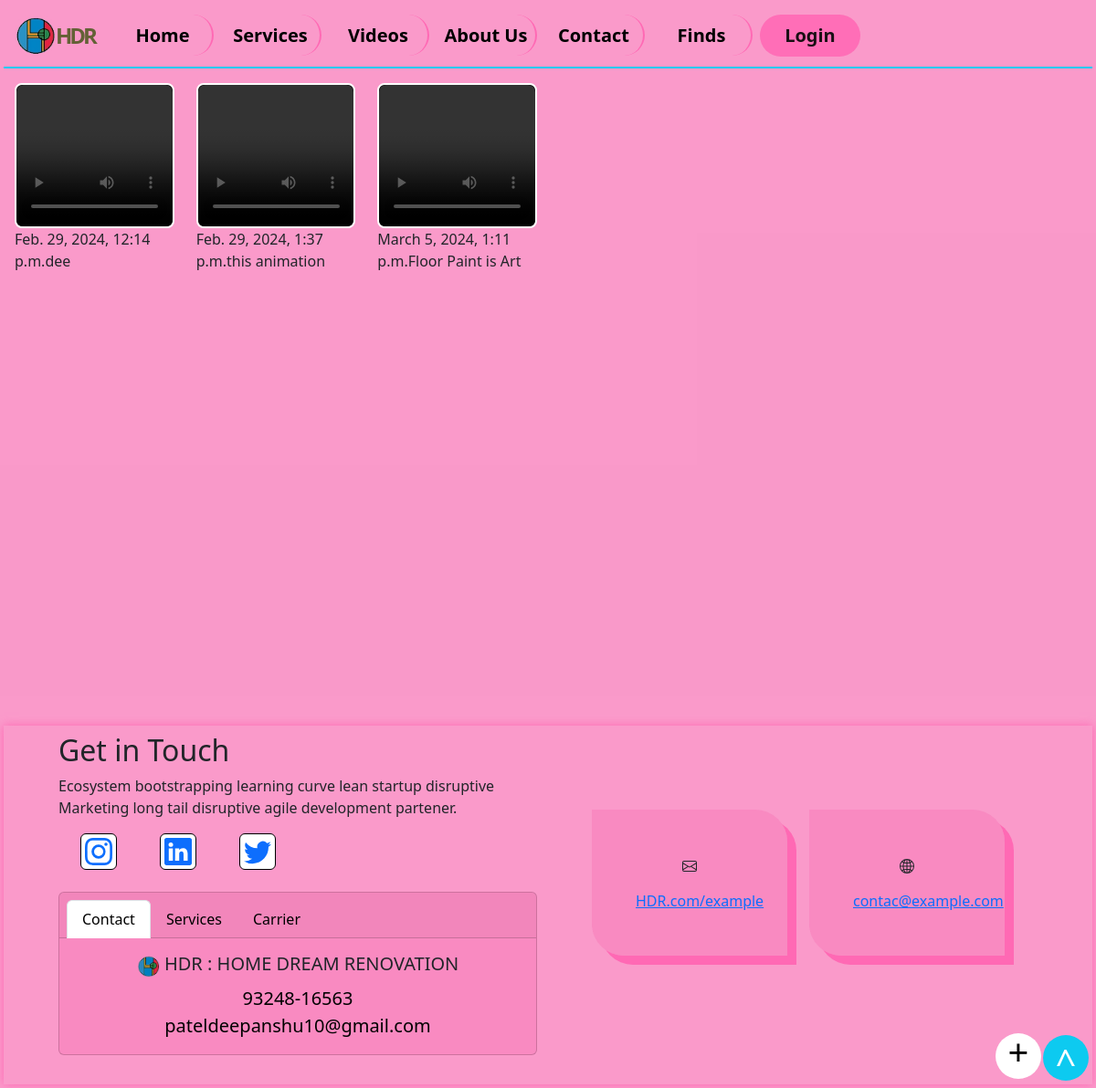
Before: /video/ with the older database file.
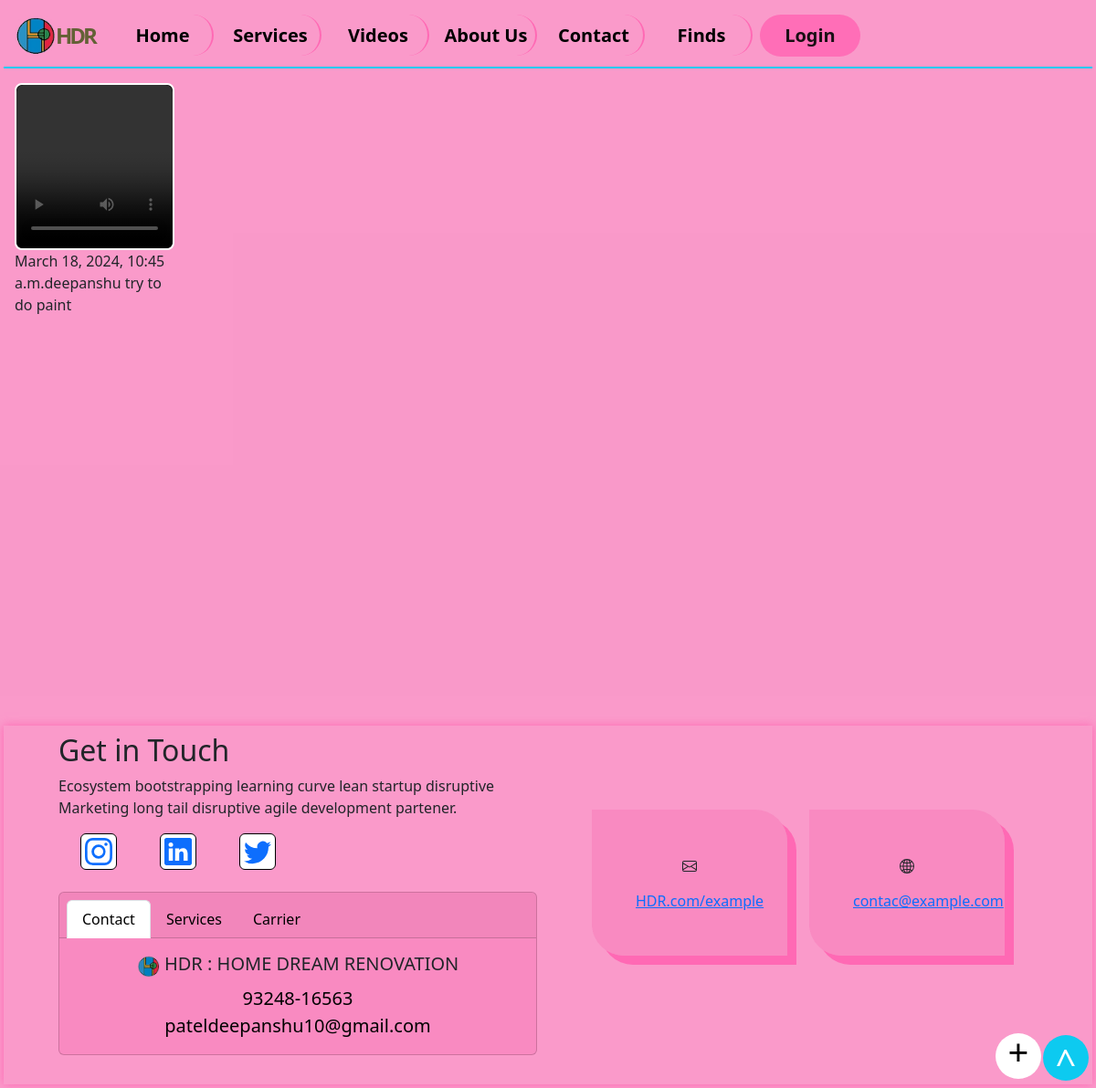
After: the same page with the newer database file.
### HDRAPP/models.py (models this page shows, shortened)
class Video_Add(models.Model):
    title = models.CharField(max_length = 200)
    video = models.FileField(upload_to='video/')
    created_at = models.DateTimeField(auto_now_add=True)
    username = models.ForeignKey(User, on_delete=models.CASCADE, default=1)

### HDRAPP/views.py (the view)
# urls.py: path('video/', views.Video_List, name='Video_List'),
def Video_List(request):
    videos = Video_Add.objects.all()
    return render(request, 'HDRAPP/video.html', {'videos': videos})

### HDRAPP/templates/HDRAPP/video.html
{% extends 'HDRAPP/base.html' %}
{% block body %}
<div class="container-fluid h-90 py-2">
    <div class="row h-50-man">
        {% for video in videos %}
        <div class="col-md-2 vh-md-100 py-2">
            <div class="h-100 for-border-pad w-100 bg-black rounded-3">
                <video src="{{ video.video.url }}" loop height="100%" width="100%" controls class="rounded-3 "></video>
            </div>
            <div>
                <p class="style-for-title"><span>{{ video.created_at }}</span>{{ video.title }}</p>
            </div>
        </div>
        {% endfor %}
    </div>
    <div class="bg-white other-manual">
        <a href="/upload_video">+</a>
    </div>
</div>
{% endblock body %}

### HDRAPP/templates/HDRAPP/base.html (shortened to what this page needs)
{% load static %}
<!doctype html>
<html lang="en">
  <head>
    <link rel="stylesheet" href="https://cdn.jsdelivr.net/npm/bootstrap-icons@1.11.3/font/bootstrap-icons.min.css">
    <link href="https://cdn.jsdelivr.net/npm/bootstrap@5.3.2/dist/css/bootstrap.min.css" rel="stylesheet">
    <link rel="stylesheet" href="{% static 'css/style.css'%}">
  </head>
  <body class="bg-pink">
    <div class="container-fluid w-100 h-100 bg-pink p-1 ">
        <nav class="navbar navbar-expand-lg border-bottom border-2 border-info">
            <div class="container-fluid">
              <a href="/"><img src="{% static 'Images/LOGO_HDR.jpg' %}" alt="LOGO_HDR" height="45px" width="45px" class="blen-mode"></a>
              <a class="navbar-brand ms-0 fs-4 fw-bold ws-1 text-color" href="/">HDR</a>
              <div class="collapse navbar-collapse" id="navbarNavDropdown">
                <ul class="navbar-nav">
                  <li class="nav-item rounded-pill text-center m-1 border-right wh-8">
                    <a class="nav-link fs-5 text-black fw-semibold wh-a" aria-current="page" href="/">Home</a>
                  </li>
                  <li class="nav-item rounded-pill text-center m-1 border-right wh-8">
                    <a class="nav-link fs-5 text-black fw-semibold wh-a" href="/services">Services</a>
                  </li>
                  <li class="nav-item rounded-pill text-center m-1 border-right wh-8">
                    <a class="nav-link fs-5 text-black fw-semibold" href="/video">Videos</a>
                  </li>
                  <li class="nav-item rounded-pill text-center m-1 border-right wh-8">
                    <a class="nav-link fs-5 text-black fw-semibold" href="/aboutus">About Us</a>
                  </li>
                  <li class="nav-item rounded-pill text-center m-1 border-right wh-8">
                    <a class="nav-link fs-5 text-black fw-semibold" href="/contact">Contact</a>
                  </li>
                  <li class="nav-item rounded-pill text-center m-1 border-right wh-8">
                    <a class="nav-link fs-5 text-black fw-semibold" href="/finds">Finds</a>
                  </li>
                  {% if request.user.is_authenticated %}
                  <li class="nav-item rounded-pill text-center m-1 w-auto wh-8">
                    <a class="nav-link fs-5 text-black fw-semibold bg-pinks rounded-5 w-auto" href="/logout">{{request.user.first_name}} - Logout</a>
                  </li>
                  {% else %}
                  <li class="nav-item rounded-pill text-center m-1 wh-8">
                    <a class="nav-link fs-5 text-black fw-semibold bg-pinks rounded-5" href="/login">Login</a>
                  </li>
                  {% endif %}
                </ul>
              </div>
            </div>
        </nav>
        {% block body %} {% endblock body%}
        <div class="position-fixed rb-10 bg-info rounded-5 d-flex justify-content-center ">
          <a class="fs-1 text-decoration-none text-white" href="#">^</a>
        </div>
        <div class="container-fluid h-min">
          <div class="row px-5 py-2 ">
            <div class="col-md-6 mb-4">
              <h2>Get in Touch</h2>
              <p>
                Ecosystem bootstrapping learning curve lean startup disruptive <br>
                Marketing long tail disruptive agile development partener.
              </p>
              <div class="link-social w-50 d-flex justify-content-around">
                <a href="https://www.instagram.com/dp_user_28/" class="border border-1 border-black rounded-2 p-1 bg-white" target="_blank">
                </a>
                <a href="#" class="border border-1 border-black rounded-2 p-1 bg-white">
                </a>
                <a href="#"  class="border border-1 border-black rounded-2 p-1 bg-white">
                </a>
              </div>
              <br>
              <div class="card text-center bg-pink">
                <div class="card-header">
                  <ul class="nav nav-tabs card-header-tabs">
                    <li class="nav-item">
                      <p class="nav-link active bg-pink c-p fs-6">Contact</p>
                    </li>
                    <li class="nav-item">
                      <a class="nav-link text-black fs-6" href="#">Services</a>
                    </li>
                    <li class="nav-item">
                      <a class="nav-link text-black fs-6" aria-disabled="true" href="#">Carrier</a>
                    </li>
                  </ul>
                </div>
                <div class="card-body">
                  <h5 class="card-title"><span><img src="{% static 'Images/LOGO_HDR.jpg' %}" alt="LOGO_HDR" height="25px" width="25px" class="blen-mode"></span>  HDR : HOME DREAM RENOVATION</h5>
                  <a class="text-decoration-none text-black fs-5 " href="tel:9324816563">
                    93248-16563
                  </a>
                  <br>
                  <a class="text-decoration-none text-black fs-5" href="mailto:pateldeepanshu10@gmail.com">
                      pateldeepanshu10@gmail.com
                  </a>
                </div>
              </div>
            </div>
            <div class="col-md-6 px-5 d-flex justify-content-center align-items-center">
              <div class="row">
                <div class="col-lg-6 mb-5">
                  <div class="h-w-b-s bg-pink d-flex flex-wrap align-items-center p-5">
                    <p class="text-center w-100">
                    </p>
                    <a href="#" class="text-center w-100">
                      HDR.com/example
                    </a>
                  </div>
                </div>
                <div class="col-lg-6 ">
                  <div class="bg-pink d-flex flex-wrap align-items-center p-5 h-w-b-s">
                    <p class="text-center w-100">
                    </p>
                    <a href="#" class="text-center w-100">
                      contac@example.com
                    </a>
                  </div>
                </div>
              </div>
            </div>
          </div>
        </div>
    </div>
  </body>
</html>

### HDRAPP/static/css/style.css (style rules this page uses)
* { box-sizing: border-box; }
body { margin: 0; padding: 0; width: 100%; min-height: 100vh; height: auto; max-height: none; }
.bg-pink { background-color: rgba(248, 122, 185, 0.51); }
.bg-pinks { background-color: hotpink; opacity: 0.9; }
.blen-mode { mix-blend-mode:darken; border-radius: 40%; }
.ws-1 { letter-spacing: -3px; }
.text-color { color: rgba(47, 77, 3, 0.742); }
@media (min-width:1071px) { .wh-8 { width: 110px; height: 45px; } }
.border-right { border-right: 2px solid hotpink; }
.rb-10 { bottom: 8px; right: 8px; width: 50px; height: 50px; }
.h-90 { min-height: 90vh; height: auto; max-height: none; }
.h-min { min-height: 300px; height:auto; max-height: none; box-shadow: 0px 0px 10px hotpink; }
.link-social a { text-decoration: none; cursor: pointer; }
.c-p { cursor: pointer; }
.link-social a svg { height: 30px; width: 30px }
.h-w-b-s { box-shadow: 10px 10px hotpink; border-top-right-radius: 35px; border-bottom-left-radius: 35px; }
.other-manual { height: 50px; width: 50px; display: flex; justify-content: center; align-items: center; position: fixed; right: 60px; bottom: 10px; border-radius: 50%; font-size: 40px; cursor: pointer; }
.other-manual a { text-decoration: none; color: black; height: 50px; width: 50px; display: flex; justify-content: center; align-items:end; border-radius: 50%; position: absolute; top: 0; }
.h-50-man { height: 50%; }
.for-border-pad { border: 2px solid white; border-radius: 10px; }

Changed rows visible on the page:
removed Video_Add: created_at "Feb. 29, 2024, 12:14 p.m.", title "dee"
removed Video_Add: created_at "Feb. 29, 2024, 1:37 p.m.", title "this animation"
removed Video_Add: created_at "March 5, 2024, 1:11 p.m.", title "Floor Paint is Art"
added Video_Add: created_at "March 18, 2024, 10:45 a.m.", title "deepanshu try to do paint"
